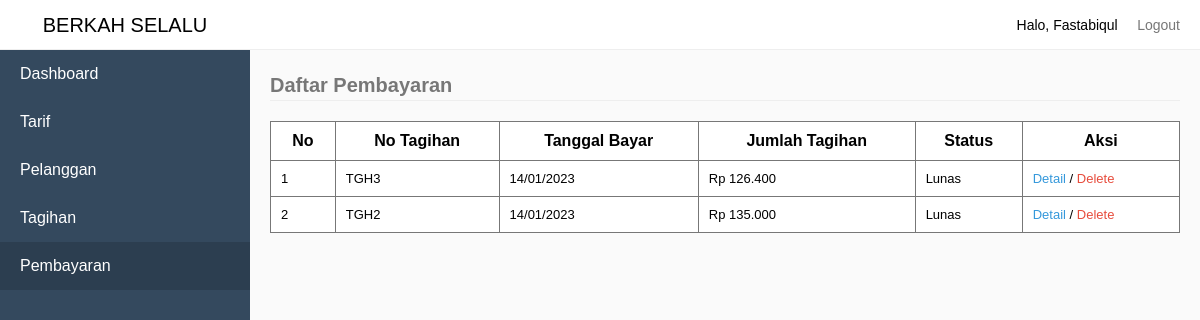
Page /index.php?pages=pembayaran (signed in) on the committed database.
### tables this page shows
CREATE TABLE `tb_pembayaran` (
  `KodePembayaran` int(11) NOT NULL,
  `KodeTagihan` int(11) NOT NULL,
  `TglBayar` date NOT NULL,
  `JumlahTagihan` double(50,0) NOT NULL,
  `BuktiPembayaran` varchar(50) NOT NULL,
  `Status` varchar(50) NOT NULL
);

CREATE TABLE `tb_tagihan` (
  `KodeTagihan` int(11) NOT NULL,
  `NoTagihan` varchar(50) NOT NULL,
  `NoPelanggan` varchar(50) NOT NULL,
  `TahunTagih` int(50) NOT NULL,
  `BulanTagih` varchar(50) NOT NULL,
  `JumlahPemakaian` varchar(50) NOT NULL,
  `TotalBayar` double(50,0) NOT NULL,
  `Status` varchar(50) NOT NULL
);

### sources/pembayaran.php (the view, shortened to what this page needs)
<?php
	require_once "sources/HeaderFooter/header.php";
	if($data['Level'] == "Pelanggan") {
		$Username = $data['Username'];
		$selectTarif = mysqli_query($connect, "SELECT * FROM tb_pembayaran INNER JOIN tb_tagihan USING(KodeTagihan) WHERE NoPelanggan = '$Username' ORDER BY KodePembayaran DESC");
	} else {
		$selectTarif = mysqli_query($connect, "SELECT * FROM tb_pembayaran INNER JOIN tb_tagihan USING(KodeTagihan) ORDER BY KodePembayaran DESC");
	}
?>
<legend>Daftar Pembayaran</legend>
<?php
	if(mysqli_num_rows($selectTarif) > 0) {
?>
<table style="border-collapse: collapse;" border="1">
	<tr>
		<th>No</th>
		<th>No Tagihan</th>
		<th>Tanggal Bayar</th>
		<th>Jumlah Tagihan</th>
		<th>Status</th>
		<th>Aksi</th>
	</tr>
	<?php
		$No = 1;
		while($pmb = mysqli_fetch_assoc($selectTarif)) {
			$msg = "Apakah anda yakin ingin menghapus Pembayaran dengan No Tagihan ".$pmb['NoTagihan'];
	?>
	<tr>
		<td><?php echo $No; ?></td>
		<td><?php echo $pmb['NoTagihan']; ?></td>
		<td><?php echo date('d/m/Y', strtotime($pmb['TglBayar'])); ?></td>
		<td><?php echo "Rp ".number_format($pmb['JumlahTagihan'], 0, '', '.'); ?></td>
		<td>
			<?php
				if($pmb['Status'] == 0) {
					echo "Menunggu Pembayaran";
				} else if($pmb['Status'] == 1) {
					echo "Menunggu Konfirmasi";
				} else {
					echo "Lunas";
				}
			?>
		</td>
		<td>
			<?php
				if($data['Level'] == "Pelanggan") {
			?>
				<?php
					if($pmb['NoPelanggan'] == $data['Username']) {
				?>
				<a href="index.php?pages=detailpembayaran&KodePembayaran=<?php echo $pmb['KodePembayaran']; ?>">Detail</a>
				<?php
					}
				?>
			<?php
				} else {
			?>
			<a href="index.php?pages=detailpembayaran&KodePembayaran=<?php echo $pmb['KodePembayaran']; ?>">Detail</a> /
			 <a href="index.php?process=deletepembayaran&KodePembayaran=<?php echo $pmb['KodePembayaran']; ?>" onclick="return deleteAlert('<?php echo $msg; ?>')">Delete</a>
			<?php
				}
			?>
		</td>
	</tr>
	<?php
			$No++;
		}
	?>
</table>
<?php
	} else {
		echo "<div style='text-align:center;'>Data Pembayaran Tidak ada</div>";
	}
	require_once "sources/HeaderFooter/footer.php";

### sources/HeaderFooter/header.php (shortened to what this page needs)
<!DOCTYPE html>
<html>
<head>
	<link rel="stylesheet" type="text/css" href="assets/style.css">
</head>
<body>
	<div class="navbar">
		<div class="pull-right">
			<li class="loggedAs">Halo, <?php echo $data['NamaLengkap']; ?></li>
			<li><a href="index.php?process=logout">Logout</a></li>
		</div>
	</div>
	<div class="sidebar">
		<li class="brand">
			<a href="">BERKAH SELALU</a>
		</li>
		<?php
			if($data['Level'] == "Pelanggan") {
		?>
		<li><a href="index.php?pages=home-pelanggan">Dashboard</a></li>
		<li><a href="index.php?pages=tagihan" <?php echo $_GET['pages'] == "tagihan" ? 'class="active"': ''; ?>>Tagihan</a></li>
		<li><a href="index.php?pages=pembayaran" <?php echo $_GET['pages'] == "pembayaran" ? 'class="active"': ''; ?>>Pembayaran</a></li>
		<?php
			} else {
		?>
		<li><a href="index.php?pages=home-admin">Dashboard</a></li>
		<li><a href="index.php?pages=tarif" <?php echo $_GET['pages'] == "tarif" ? 'class="active"': ''; ?>>Tarif</a></li>
		<li><a href="index.php?pages=pelanggan" <?php echo $_GET['pages'] == "pelanggan" ? 'class="active"': ''; ?>>Pelanggan</a></li>
		<li><a href="index.php?pages=tagihan" <?php echo $_GET['pages'] == "tagihan" ? 'class="active"': ''; ?>>Tagihan</a></li>
		<li><a href="index.php?pages=pembayaran" <?php echo $_GET['pages'] == "pembayaran" ? 'class="active"': ''; ?>>Pembayaran</a></li>
		<?php
			}
		?>
	</div>
	<div class="content">

### assets/style.css (style rules this page uses)
* { padding:0; margin:0; box-sizing: border-box; font-family: sans-serif; }
legend { border-bottom: 1px solid #eee; line-height: 30px; margin-bottom: 20px; font-size: 20px; font-weight: bold; color: #777; }
body { background-color: #fafafa; }
li { list-style: none; }
table { border-collapse: collapse; border: 1px solid #777; width:100%; background-color: #fff; margin-bottom: 20px; }
table td { font-size: 13px; }
table tr > td:last-child a { text-decoration: none; }
table tr > td:last-child a:last-child { color: #E74C3C; }
table tr > td:last-child a:first-child { color: #3498DB; }
table td, th { border: 1px solid #777; padding: 10px; }
.navbar { height: 50px; background-color: #fff; border-bottom: 1px solid #eee; line-height: 50px; padding:0 20px; position: fixed; width:100%; top:0; z-index: 1; }
.navbar li { display: inline-block; }
.navbar .loggedAs { font-size: 14px; display: inline-block; }
.navbar li > a { padding-left:15px; text-decoration: none; color: #777; font-size: 14px; }
.pull-right { float:right; }
.sidebar { background-color: #34495E; width:250px; height:100%; position: fixed; top:0; left:0; z-index:2; }
.sidebar .brand { height:50px; background-color: #fff; border-bottom: 1px solid #eee; line-height: 20px; text-align: center; font-size: 20px; }
.sidebar .brand a { padding: 15px 20px; display: block; color: #000; text-decoration: none; }
.sidebar li:not(.brand) > a { padding: 15px 20px; display: block; color: #fff; text-decoration: none; }
.sidebar li:not(.brand) > a:hover, .sidebar li:not(.brand) > a.active { padding: 15px 20px; display: block; color: #fff; text-decoration: none; background-color: #2C3E50; }
div.content { margin-left:270px; margin-top: 70px; margin-right:20px; }

### rows in the picture
tb_pembayaran: KodeTagihan.NoTagihan "TGH3", TglBayar "14/01/2023", JumlahTagihan "126.400"
tb_pembayaran: KodeTagihan.NoTagihan "TGH2", TglBayar "14/01/2023", JumlahTagihan "135.000"

### other values in the picture
$data['NamaLengkap'] "Fastabiqul"
